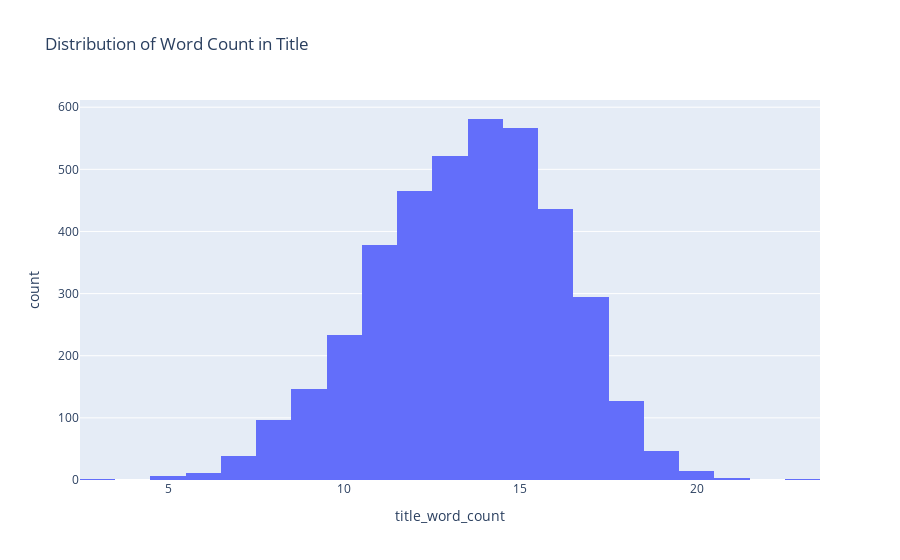

Here is the notebook cell this chart was saved with:
### Code cell
## checking the distribution of word count in title
fig = px.histogram(data, x="title_word_count", title="Distribution of Word Count in Title")
fig.show()

### Figure 1 — Plotly figure (JSON) as saved in the notebook; plotly's stock layout.template omitted (floating-point values rounded to 4 significant figures; data arrays with more than 128 entries replaced by an {"elided": "..."} marker saying what was removed)
{"data": [{"alignmentgroup": "True", "bingroup": "x", "hovertemplate": "title_word_count=%{x}<br>count=%{y}<extra></extra>", "legendgroup": "", "marker": {"color": "#636efa", "pattern": {"shape": ""}}, "name": "", "offsetgroup": "", "orientation": "v", "showlegend": false, "type": "histogram", "x": {"elided": "3972 int values"}, "xaxis": "x", "yaxis": "y"}], "layout": {"barmode": "relative", "legend": {"tracegroupgap": 0}, "title": {"text": "Distribution of Word Count in Title"}, "xaxis": {"anchor": "y", "domain": [0, 1], "title": {"text": "title_word_count"}}, "yaxis": {"anchor": "x", "domain": [0, 1], "title": {"text": "count"}}}}
